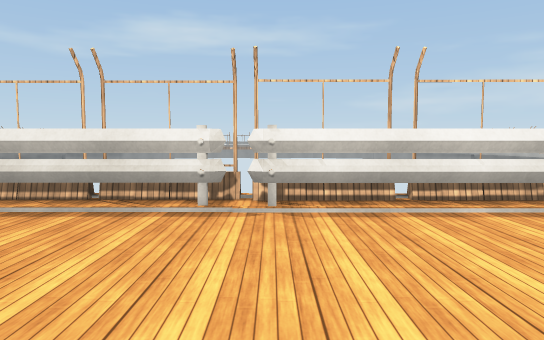
view 1 (above)

20 first-person views from a walk through a 3-D level made in the Unity game engine. The camera is 1.4 m above the floor, tilts 4° down and sees 70° across. The floor is counted in squares, 2 m on a side. Each view is taken from the middle of a square. On the plan, view 1 faces up. The plan holds only what a view shows up to about 11 squares ahead; the rest is blank. The place goes on beyond the plan. Some surface patterns are stand-ins.

view 2
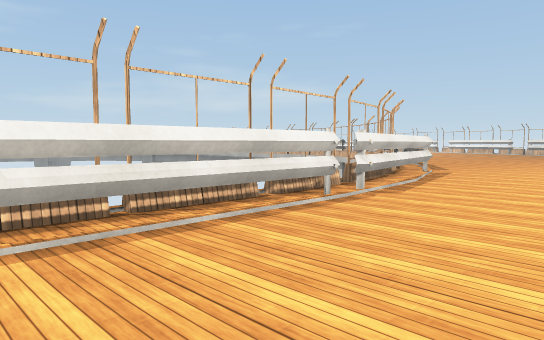

view 3
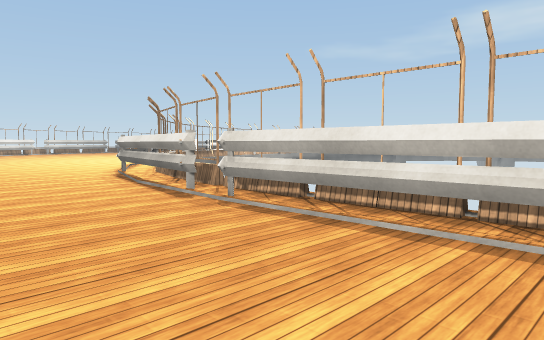

view 4
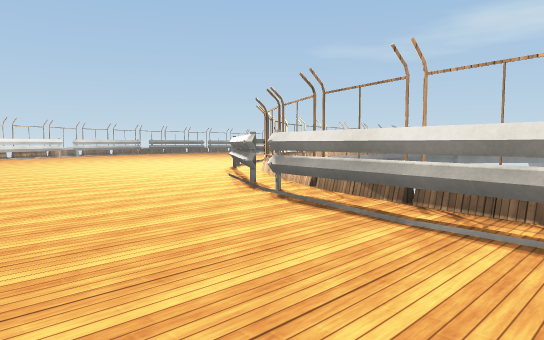

view 5
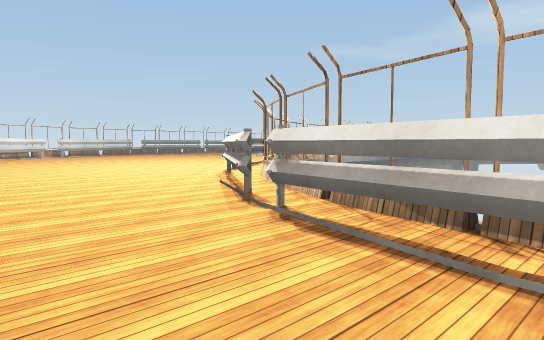

view 6
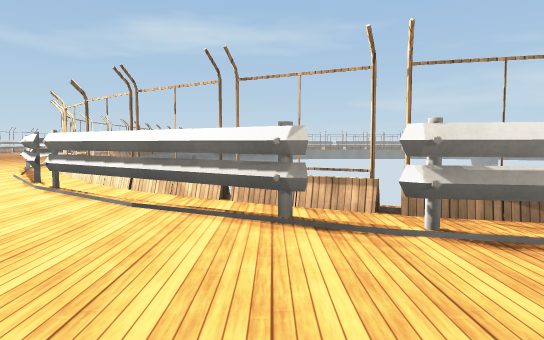

view 7
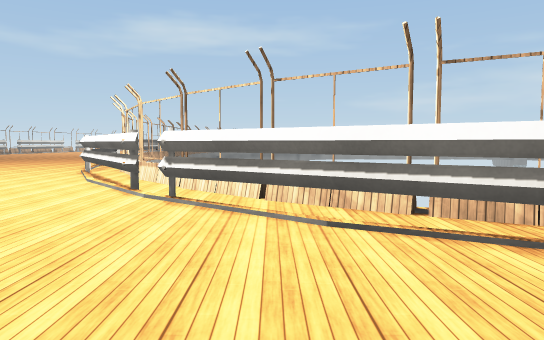

view 8
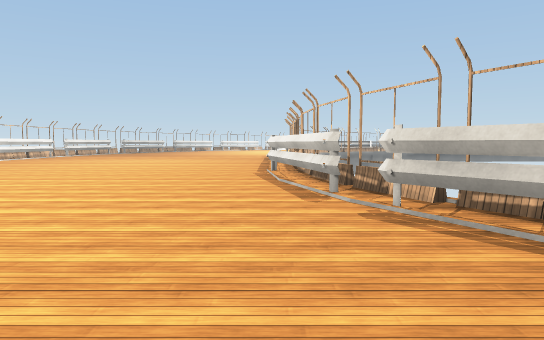

view 9
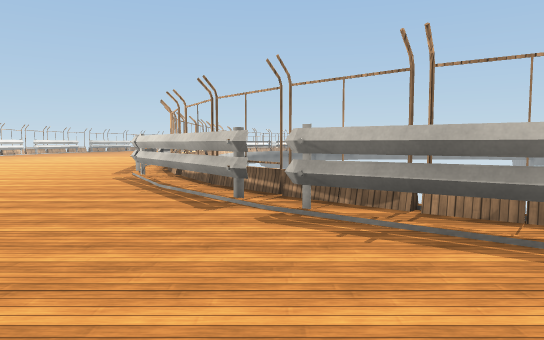

view 10
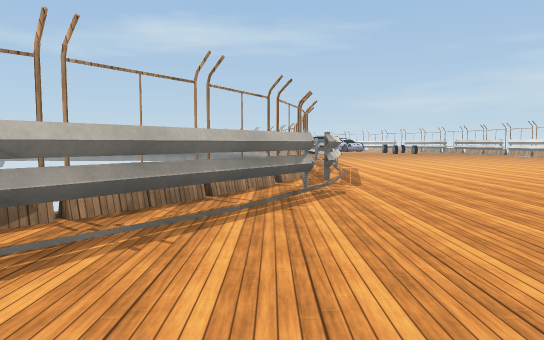

view 11
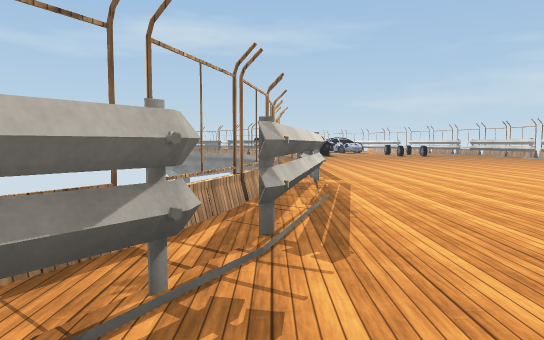

view 12
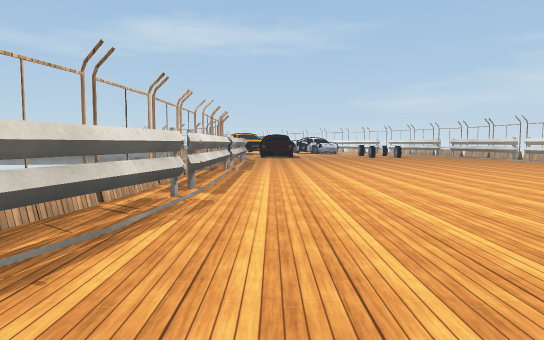

view 13
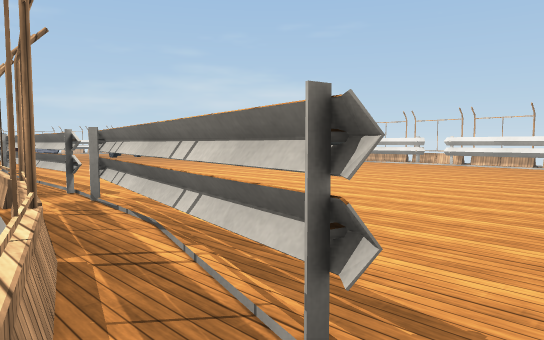

view 14
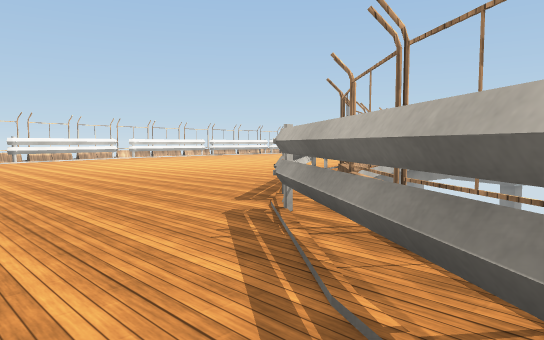

view 15
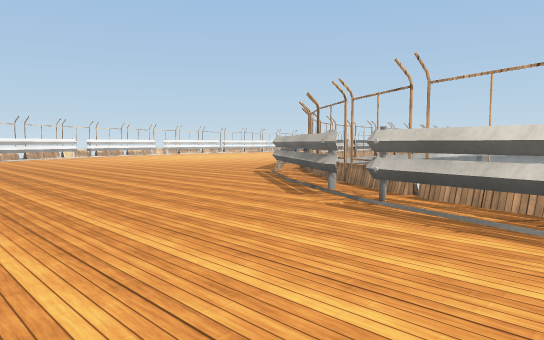

view 16
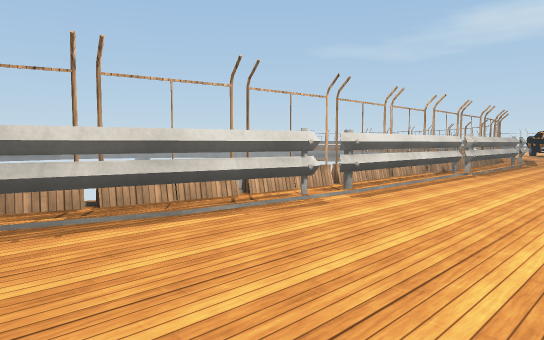

view 17
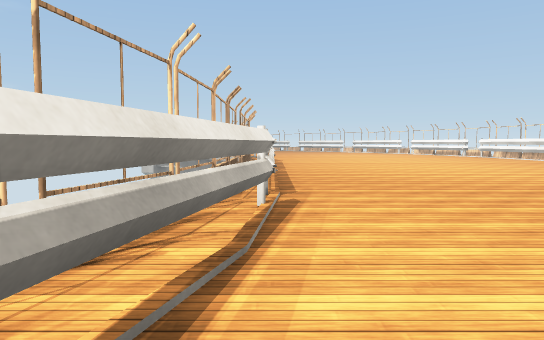

view 18
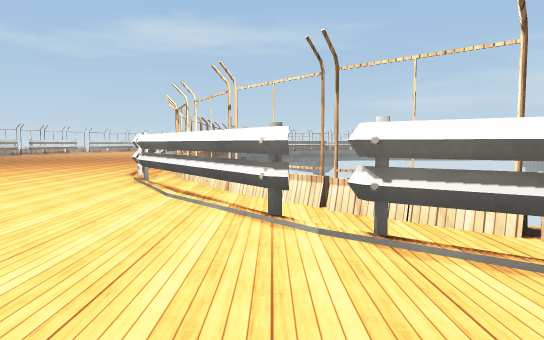

view 19
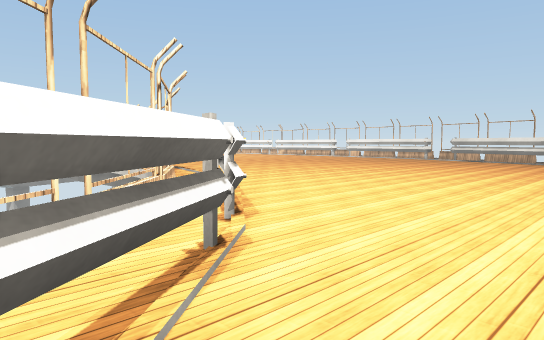

view 20
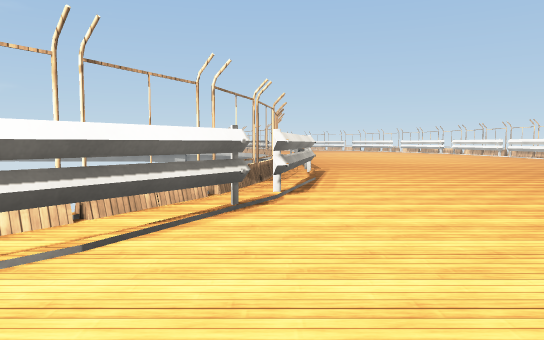

### Floor plan
Key: @ floor where view 1 was taken; # wall or solid block; . floor; = window, fence, low wall or low ledge; F fence; O other object.
Columns run from 17 left of view 1 to 29 right of it. Each row starts with its distance up from view 1.
 20                                   F#......
 19                                   F#......
 18                                   F#.......
 17                                   F#........
 16                                   F..........
 15                                   F..........#O
 14                                  F#..........#
 13                                  F#.......
 12                                 F......
 11 ##                              F#....
 10 .##                            ##.....
  9 ..##                          ###.....
  8 ..###                        ###......
  7 ...####                     ###.......
  6 .....####                =###........
  5 ......###FFFFFFFFFFFFFFFF###.........
  4 .........###############.............
  3 .................................. ..
  2  ................................
  1   .......................... ....
  0   ....   ........@. .......   ...
 -1   ...     ......... .....      ..
 -2   ..        .. .... ....
 -3                  .. ..

Where each view was taken, in squares from view 1:
view 1: 0 up, 0 right, facing up
view 2: 1 up, 0 right, facing up-right
view 3: 1 up, 1 left, facing up-left
view 4: 1 up, 6 left, facing up-left
view 5: 2 up, 7 left, facing up-left
view 6: 2 up, 11 left, facing up
view 7: 3 up, 13 left, facing up
view 8: 4 up, 14 right, facing left
view 9: 8 up, 18 right, facing left
view 10: 6 up, 16 right, facing up
view 11: 10 up, 17 right, facing up
view 12: 12 up, 19 right, facing up
view 13: 12 up, 16 right, facing up-right
view 14: 11 up, 17 right, facing down-left
view 15: 15 up, 21 right, facing down-left
view 16: 13 up, 21 right, facing up-left
view 17: 4 up, 10 left, facing right
view 18: 5 up, 15 left, facing up
view 19: 10 up, 17 left, facing down-right
view 20: 5 up, 15 left, facing right
